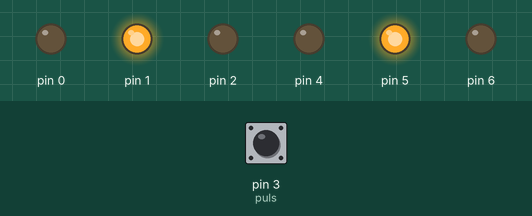
This sketch was run on a simulated Arduino Uno, built with avr-gcc and run on an emulated ATmega328P. On the bench: output pins drawn as LEDs (lit = HIGH). The test bench sets the inputs (shaded band); at power-on: pin 3 (puls) LOW.

Above: at 0.1 s.
At 6.2 s:
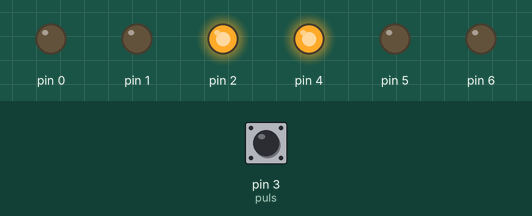
6.3 s: pin 3 (puls) pulled HIGH for 0.15 s
At 21.1 s:
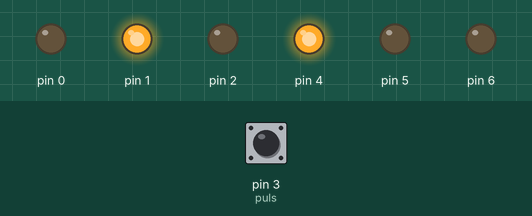
Timing chart, 0 to 24.5 s (numbered marks = the images above; inputs shaded):
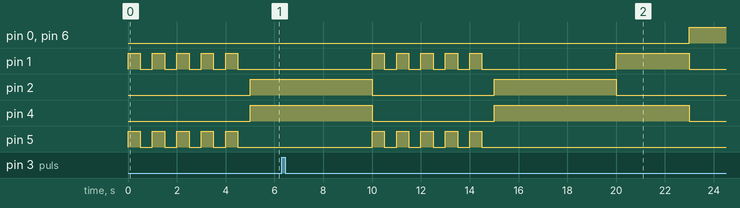

The sketch:

main.ino
```cpp
class semaforo
{
private:
    short const pinRosso, pinGiallo, pinVerde, valoreReset; // contenitori dei pin e del valore di reset
    short int fase;                                         // 1->verde; 2->giallo; 3->rosso; 4->rosso;
public:
    void avanza()
    { // fa avanzare lo stato del semaforo
        fase++;
        if (fase > 4)
        {
            fase = 1;
        }
    }
    void rFase()
    { // funzione che fa ripartire dalla fase iniziale
        fase = valoreReset;
    }
    void rosso()
    {
        digitalWrite(pinRosso, HIGH);
        digitalWrite(pinVerde, LOW);
        digitalWrite(pinGiallo, LOW);
    }
    void verde()
    {
        digitalWrite(pinRosso, LOW);
        digitalWrite(pinVerde, HIGH);
        digitalWrite(pinGiallo, LOW);
    }
    void giallo()
    {
        digitalWrite(pinRosso, LOW);
        digitalWrite(pinVerde, LOW);
        digitalWrite(pinGiallo, HIGH);
    }
    void spegni()
    {
        digitalWrite(pinRosso, LOW);
        digitalWrite(pinVerde, LOW);
        digitalWrite(pinGiallo, LOW);
    }
    void accendi()
    { // accende il led corrispondente alla fase
        spegni();
        switch (fase)
        {
        case 1:
            verde();
            break;

        case 2:
            giallo();
            break;

        case 3 ... 4:
            rosso();
            break;
        }
    }
    semaforo(int const r, int const g, int const v, int const res) : pinRosso(r), pinGiallo(g), pinVerde(v), valoreReset(res)
    { // constructor che chiede pin, fase di inizio e fa operazioni di routine
        pinMode(r, OUTPUT);
        pinMode(g, OUTPUT);
        pinMode(v, OUTPUT);
        rFase();
    }
};

#define interrupt // commentalo fuori per passare alla modalità senza interrupt

#define puls 3
volatile bool interr = 0; // necessario per utilizzare l'interrupt
semaforo s1(0, 1, 2, 1);
semaforo s2(4, 5, 6, 3);

void setup()
{
    pinMode(puls, INPUT);
#ifdef interrupt
    attachInterrupt(digitalPinToInterrupt(puls), reset, RISING); // dichiarazione del pin di interrupt
#endif
    lampeggia();
}

void loop()
{
    s1.accendi();
    s2.accendi();
    checkDelay(5000);
    s1.avanza();
    s2.avanza();
    s1.accendi();
    s2.accendi();
    checkDelay(3000);
    s1.avanza();
    s2.avanza();
    if (interr == 1)
    {
        lampeggia();
    }
}

void lampeggia()
{
    for (int i = 0; i < 5; i++)
    {
        s1.giallo();
        s2.giallo();
        delay(500);
        s1.spegni();
        s2.spegni();
        delay(500);
    }
    interr = 0;
    s1.rFase();
    s2.rFase();
}

void reset()
{
    interr = 1;
}

void checkDelay(int d)
{
    if (interr == 0)
    {
#ifdef interrupt
        delay(d);
#endif

#ifndef interrupt

        for (int i = 0; i < d; i++) // compromesso che costa 4,9 ms ogni secondo (teoricamente)
        {
            delay(1);
            if (digitalRead(puls) == 1) // digital read richiede circa 4,9 us
            {
                interr = 1;
                break;
            }
        }

#endif
    }
}
```
